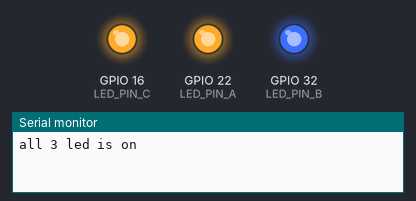
A sketch run on a simulated ESP32. On the bench: output pins drawn as LEDs (lit = HIGH), the last lines printed to the serial monitor.

Above: at 1.0 s.
At 3.0 s:
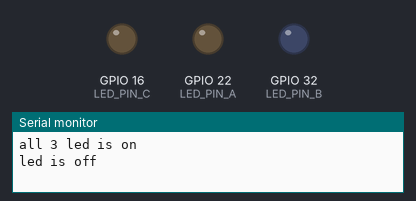
Timing chart, 0 to 5.2 s (numbered marks = the images above):
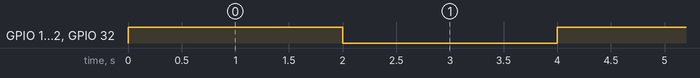

Measured:
- by itself, GPIO 16 (LED_PIN_C), GPIO 22 (LED_PIN_A), GPIO 32 (LED_PIN_B): alternates HIGH for 2.0 s and LOW for 2.0 s

The sketch:

sketch_jan31a.ino
```cpp
#define LED_PIN_A 22
#define LED_PIN_B 32
#define LED_PIN_C 16
void setup() {

  // put your setup code here, to run once:
pinMode(LED_PIN_A,OUTPUT);
pinMode(LED_PIN_B,OUTPUT);
pinMode(LED_PIN_C,OUTPUT);
Serial.begin(9600);
}

void loop() {
  // put your main code here, to run repeatedly:
digitalWrite(LED_PIN_A,HIGH);
digitalWrite(LED_PIN_B,HIGH);
digitalWrite(LED_PIN_C,HIGH);
Serial.println("all 3 led is on\n");
delay(2000);
digitalWrite(LED_PIN_A,LOW);
digitalWrite(LED_PIN_B,LOW);
digitalWrite(LED_PIN_C,LOW);
Serial.println("led is off\n");
delay(2000);
}
```
